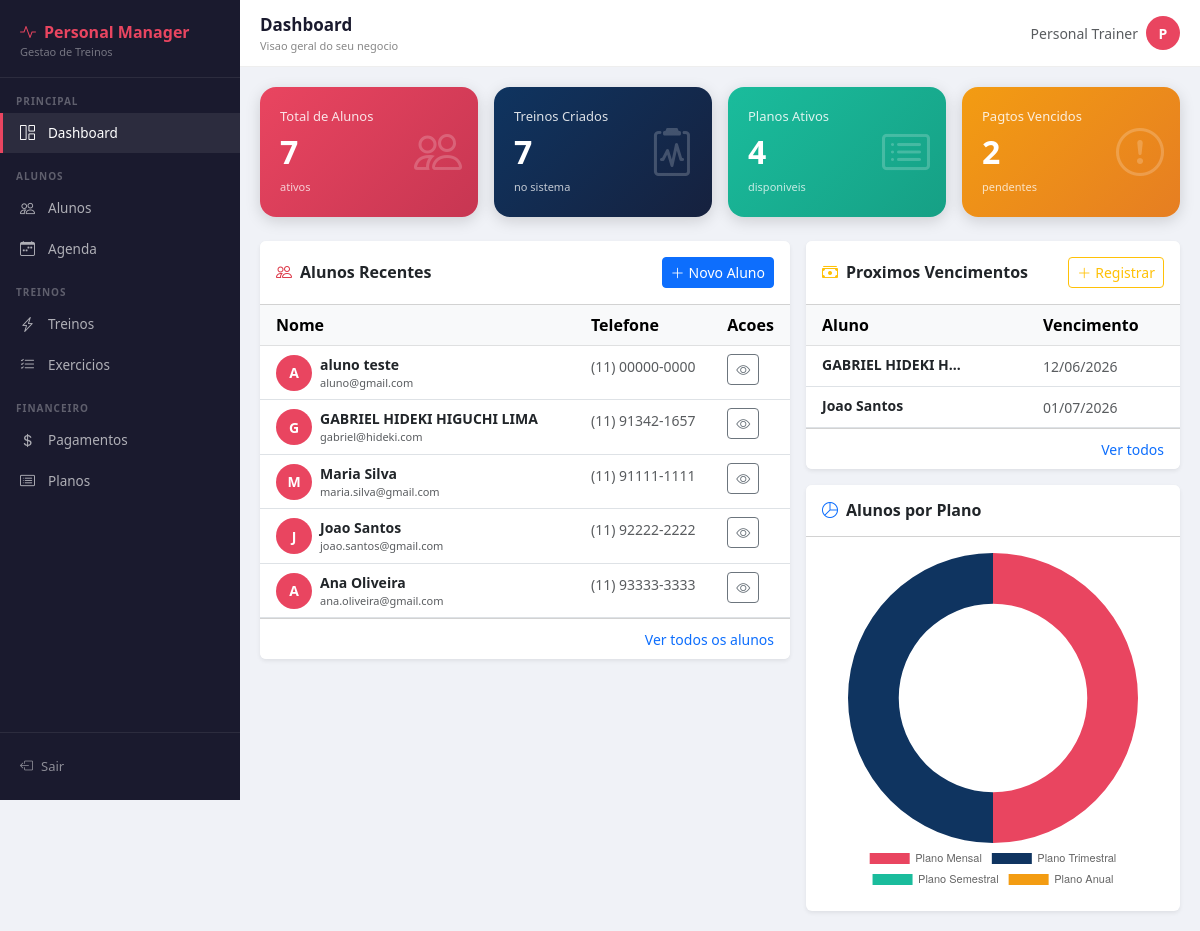
The app's page / (signed in), older data.
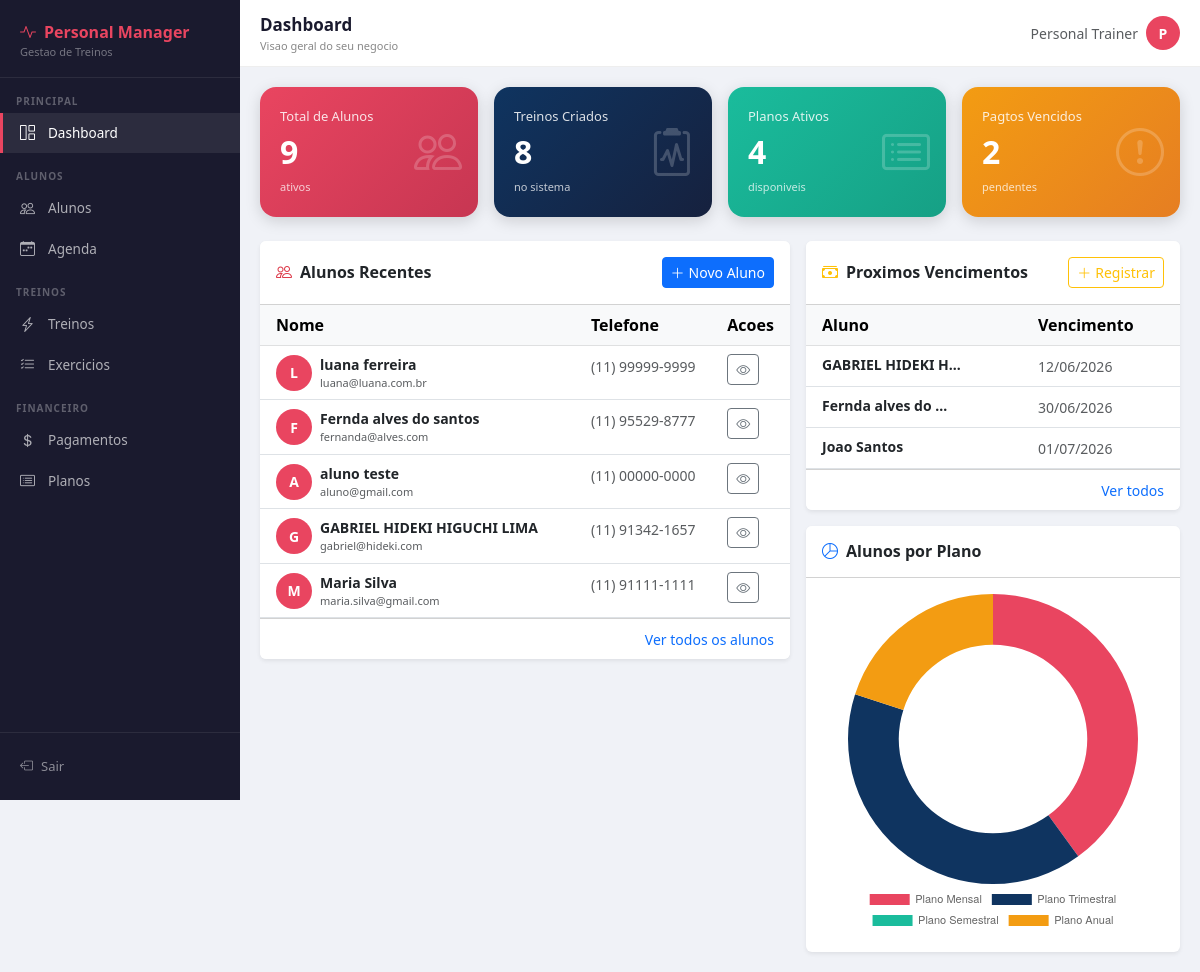
The same page, newer data.
### alunos/models.py (models this page shows, shortened)
class Aluno(models.Model):
    SEXO_CHOICES = [
        ('M', 'Masculino'),
        ('F', 'Feminino'),
        ('O', 'Outro'),
    ]
    usuario            = models.OneToOneField(User, on_delete=models.SET_NULL, null=True, blank=True)
    nome               = models.CharField(max_length=100)
    telefone           = models.CharField(max_length=20)
    email              = models.EmailField(unique=True)
    data_nascimento    = models.DateField(null=True, blank=True)
    sexo               = models.CharField(max_length=1, choices=SEXO_CHOICES, default='M')
    cep                = models.CharField(max_length=9, blank=True)
    logradouro         = models.CharField(max_length=200, blank=True)
    bairro             = models.CharField(max_length=100, blank=True)
    cidade             = models.CharField(max_length=100, blank=True)
    estado             = models.CharField(max_length=2, blank=True)
    objetivo           = models.TextField(blank=True)
    ativo              = models.BooleanField(default=True)
    aceite_lgpd        = models.BooleanField(default=False, verbose_name='Aceitou a LGPD')
    data_aceite_lgpd   = models.DateTimeField(null=True, blank=True, verbose_name='Data do aceite LGPD')
    criado_em          = models.DateTimeField(auto_now_add=True)
    atualizado_em      = models.DateTimeField(auto_now=True)
    class Meta:
        verbose_name        = 'Aluno'
        verbose_name_plural = 'Alunos'
        ordering            = ['nome']

### financeiro/models.py (models this page shows, shortened)
class Pagamento(models.Model):
    FORMA_CHOICES = [
        ('dinheiro', 'Dinheiro'),
        ('pix', 'PIX'),
        ('cartao_credito', 'Cartão de Crédito'),
        ('cartao_debito', 'Cartão de Débito'),
        ('transferencia', 'Transferência'),
    ]
    aluno = models.ForeignKey(Aluno, on_delete=models.CASCADE, related_name='pagamentos')
    plano = models.ForeignKey(Plano, on_delete=models.SET_NULL, null=True)
    valor = models.DecimalField(max_digits=8, decimal_places=2)
    data_vencimento = models.DateField()
    data_pagamento = models.DateField(null=True, blank=True)
    pago = models.BooleanField(default=False)
    forma_pagamento = models.CharField(max_length=20, choices=FORMA_CHOICES, blank=True)
    observacoes = models.TextField(blank=True)
    criado_em = models.DateTimeField(auto_now_add=True)
    class Meta:
        verbose_name = 'Pagamento'
        verbose_name_plural = 'Pagamentos'
        ordering = ['-data_vencimento']

### core/views.py (the view)
# urls.py: path('',                      views.dashboard,           name='dashboard'),
@login_required
def dashboard(request):
    hoje = date.today()
    planos        = Plano.objects.filter(ativo=True)
    planos_labels = [p.nome for p in planos]
    planos_data   = [Pagamento.objects.filter(plano=p, pago=False).count() for p in planos]
    return render(request, 'core/dashboard.html', {
        'total_alunos':         Aluno.objects.filter(ativo=True).count(),
        'total_treinos':        Treino.objects.filter(ativo=True).count(),
        'total_planos':         Plano.objects.filter(ativo=True).count(),
        'pagamentos_pendentes': Pagamento.objects.filter(data_vencimento__lt=hoje, pago=False).count(),
        'alunos_recentes':      Aluno.objects.filter(ativo=True).order_by('-criado_em')[:5],
        'pagamentos_proximos':  Pagamento.objects.filter(
            pago=False, data_vencimento__gte=hoje
        ).select_related('aluno', 'plano').order_by('data_vencimento')[:5],
        'planos_labels':        json.dumps(planos_labels),
        'planos_data':          json.dumps(planos_data),
    })

### core/templates/core/dashboard.html (shortened to what the changed rows need)
{% extends 'core/base.html' %}
{% block content %}
<div class="row g-3 mb-4">
  <div class="col-md-3">
    <div class="stat-card" style="background:linear-gradient(135deg,#e94560,#c73652);">
      <p>Total de Alunos</p>
      <h3>{{ total_alunos }}</h3>
      <small>ativos</small>
      <i class="bi bi-people icon"></i>
    </div>
  </div>
  <div class="col-md-3">
    <div class="stat-card" style="background:linear-gradient(135deg,#0f3460,#16213e);">
      <p>Treinos Criados</p>
      <h3>{{ total_treinos }}</h3>
      <small>no sistema</small>
      <i class="bi bi-clipboard2-pulse icon"></i>
    </div>
  </div>
</div>
<div class="row g-3">
  <div class="col-md-7">
    <div class="card shadow-sm border-0">
      <div class="card-body p-0">
        <table class="table table-hover mb-0">
          <thead class="table-light">
            <tr>
              <th class="ps-3">Nome</th>
              <th>Telefone</th>
              <th>Acoes</th>
            </tr>
          </thead>
          <tbody>
            {% for aluno in alunos_recentes %}
            <tr>
              <td class="ps-3">
                <div class="d-flex align-items-center gap-2">
                  <div style="width:36px;height:36px;border-radius:50%;background:#e94560;
                              color:#fff;font-weight:700;font-size:14px;flex-shrink:0;
                              display:flex;align-items:center;justify-content:center;">
                    {{ aluno.nome|first|upper }}
                  </div>
                  <div>
                    <div class="fw-semibold small">{{ aluno.nome }}</div>
                    <div class="text-muted" style="font-size:11px;">{{ aluno.email }}</div>
                  </div>
                </div>
              </td>
              <td><span class="small text-muted">{{ aluno.telefone }}</span></td>
              <td>
                <a href="{% url 'detalhe_aluno' aluno.pk %}" class="btn btn-sm btn-outline-secondary">
                  <i class="bi bi-eye"></i>
                </a>
              </td>
            </tr>
            {% empty %}
            <tr>
              <td colspan="3" class="text-center text-muted py-4">Nenhum aluno cadastrado ainda.</td>
            </tr>
            {% endfor %}
          </tbody>
        </table>
      </div>
    </div>
  </div>
  <div class="col-md-5">
    <div class="card shadow-sm border-0">
      <div class="card-body p-0">
        <table class="table table-hover mb-0">
          <thead class="table-light">
            <tr>
              <th class="ps-3">Aluno</th>
              <th>Vencimento</th>
            </tr>
          </thead>
          <tbody>
            {% for pag in pagamentos_proximos %}
            <tr>
              <td class="ps-3 small fw-semibold">{{ pag.aluno.nome|truncatechars:18 }}</td>
              <td><span class="small text-muted">{{ pag.data_vencimento|date:"d/m/Y" }}</span></td>
            </tr>
            {% empty %}
            <tr>
              <td colspan="3" class="text-center text-muted py-4">Sem vencimentos proximos.</td>
            </tr>
            {% endfor %}
          </tbody>
        </table>
      </div>
    </div>
    <div class="card mt-3 shadow-sm border-0">
      <div class="card-body">
        <canvas id="graficoPlanos" height="180"></canvas>
      </div>
    </div>
  </div>
</div>
{% endblock %}
{% block extra_js %}
<script>
const ctx = document.getElementById('graficoPlanos');
new Chart(ctx, {
  type: 'doughnut',
  data: {
    labels: {{ planos_labels|safe }},
    datasets: [{
      data: {{ planos_data|safe }},
      backgroundColor: ['#e94560','#0f3460','#1abc9c','#f39c12','#9b59b6'],
      borderWidth: 0,
    }]
  },
  options: {
    plugins: { legend: { position: 'bottom', labels: { font: { size: 11 } } } },
    cutout: '65%',
  }
});
</script>
{% endblock %}

Row changes from the older to the newer data that the page shows:
no longer on this page (row unchanged): Aluno: nome|first "J", nome "Joao Santos", email "joao.santos@gmail.com", telefone "(11) 92222-2222"
no longer on this page (row unchanged): Aluno: nome|first "A", nome "Ana Oliveira", email "ana.oliveira@gmail.com", telefone "(11) 93333-3333"
added Aluno: nome|first "L", nome "luana ferreira", email "luana@luana.com.br", telefone "(11) 99999-9999"
added Aluno: nome|first "F", nome "Fernda alves do santos", email "fernanda@alves.com", telefone "(11) 95529-8777"
added Pagamento: aluno.nome "Fernda alves do …", data_vencimento "30/06/2026"
Text that changed along with them:
{{ total_alunos }}: "7" → "9"
{{ total_treinos }}: "7" → "8"
chart data {{ planos_data|safe }}: [2, 2, 0, 0] → [2, 2, 0, 1]
